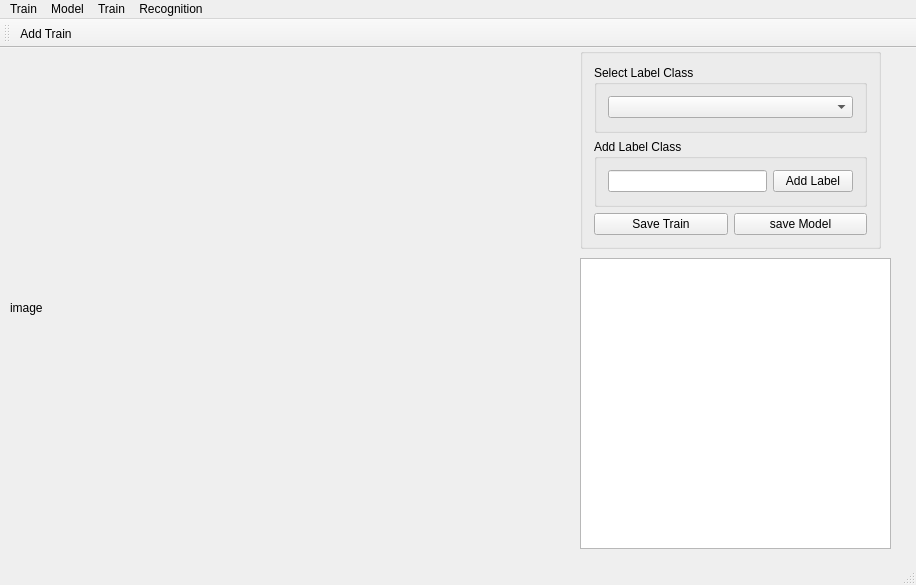
<?xml version="1.0" encoding="UTF-8"?>
<ui version="4.0">
 <class>MainWindow</class>
 <widget class="QMainWindow" name="MainWindow">
  <property name="geometry">
   <rect>
    <x>0</x>
    <y>0</y>
    <width>916</width>
    <height>585</height>
   </rect>
  </property>
  <property name="maximumSize">
   <size>
    <width>16777215</width>
    <height>16777215</height>
   </size>
  </property>
  <property name="windowTitle">
   <string>MainWindow</string>
  </property>
  <widget class="QWidget" name="centralWidget">
   <widget class="QLabel" name="des_img">
    <property name="geometry">
     <rect>
      <x>10</x>
      <y>10</y>
      <width>500</width>
      <height>500</height>
     </rect>
    </property>
    <property name="minimumSize">
     <size>
      <width>500</width>
      <height>500</height>
     </size>
    </property>
    <property name="maximumSize">
     <size>
      <width>500</width>
      <height>500</height>
     </size>
    </property>
    <property name="text">
     <string>image</string>
    </property>
   </widget>
   <widget class="QPlainTextEdit" name="train_text">
    <property name="geometry">
     <rect>
      <x>580</x>
      <y>210</y>
      <width>311</width>
      <height>291</height>
     </rect>
    </property>
   </widget>
   <widget class="QGroupBox" name="groupBox">
    <property name="geometry">
     <rect>
      <x>580</x>
      <y>0</y>
      <width>301</width>
      <height>201</height>
     </rect>
    </property>
    <property name="title">
     <string/>
    </property>
    <layout class="QVBoxLayout" name="verticalLayout_2">
     <item>
      <widget class="QGroupBox" name="groupBox_3">
       <property name="title">
        <string>Select Label Class</string>
       </property>
       <layout class="QVBoxLayout" name="verticalLayout">
        <item>
         <widget class="QComboBox" name="classes_cBox"/>
        </item>
       </layout>
      </widget>
     </item>
     <item>
      <widget class="QGroupBox" name="groupBox_2">
       <property name="title">
        <string>Add Label Class</string>
       </property>
       <layout class="QHBoxLayout" name="horizontalLayout">
        <item>
         <widget class="QLineEdit" name="class_editText"/>
        </item>
        <item>
         <widget class="QPushButton" name="addClass_bt">
          <property name="text">
           <string>Add Label</string>
          </property>
         </widget>
        </item>
       </layout>
      </widget>
     </item>
     <item>
      <layout class="QHBoxLayout" name="horizontalLayout_2">
       <item>
        <widget class="QPushButton" name="saveTrain_bt">
         <property name="text">
          <string>Save Train</string>
         </property>
        </widget>
       </item>
       <item>
        <widget class="QPushButton" name="saveModel_bt">
         <property name="text">
          <string>save Model</string>
         </property>
        </widget>
       </item>
      </layout>
     </item>
    </layout>
   </widget>
  </widget>
  <widget class="QMenuBar" name="menuBar">
   <property name="geometry">
    <rect>
     <x>0</x>
     <y>0</y>
     <width>916</width>
     <height>21</height>
    </rect>
   </property>
   <widget class="QMenu" name="menuTrain">
    <property name="title">
     <string>Train</string>
    </property>
    <addaction name="actionOpen"/>
    <addaction name="actionSave"/>
   </widget>
   <widget class="QMenu" name="menuModel">
    <property name="title">
     <string>Model</string>
    </property>
    <addaction name="actionOpenModel"/>
    <addaction name="actionSaveModel"/>
   </widget>
   <widget class="QMenu" name="menuCam">
    <property name="title">
     <string>Train</string>
    </property>
    <addaction name="actionStartTrain"/>
    <addaction name="actionStopTrain"/>
   </widget>
   <widget class="QMenu" name="menuRecognition">
    <property name="title">
     <string>Recognition</string>
    </property>
    <addaction name="actionStartRecognition"/>
    <addaction name="actionStopRecognition"/>
   </widget>
   <addaction name="menuTrain"/>
   <addaction name="menuModel"/>
   <addaction name="menuCam"/>
   <addaction name="menuRecognition"/>
  </widget>
  <widget class="QToolBar" name="mainToolBar">
   <attribute name="toolBarArea">
    <enum>TopToolBarArea</enum>
   </attribute>
   <attribute name="toolBarBreak">
    <bool>false</bool>
   </attribute>
   <addaction name="addTrain"/>
  </widget>
  <widget class="QStatusBar" name="statusBar"/>
  <action name="actionOpen">
   <property name="text">
    <string>Open</string>
   </property>
  </action>
  <action name="actionSave">
   <property name="text">
    <string>Save</string>
   </property>
  </action>
  <action name="actionOpenModel">
   <property name="text">
    <string>Open Model</string>
   </property>
  </action>
  <action name="actionSaveModel">
   <property name="text">
    <string>Save Model</string>
   </property>
  </action>
  <action name="actionStartTrain">
   <property name="text">
    <string>Start Train</string>
   </property>
   <property name="shortcut">
    <string>Ctrl+T, Ctrl+A</string>
   </property>
  </action>
  <action name="actionStopTrain">
   <property name="enabled">
    <bool>false</bool>
   </property>
   <property name="text">
    <string>Stop Train</string>
   </property>
   <property name="shortcut">
    <string>Ctrl+T, Ctrl+Q</string>
   </property>
  </action>
  <action name="addTrain">
   <property name="icon">
    <iconset resource="images.qrc">
     <normaloff>:/images/addTrain.png</normaloff>:/images/addTrain.png</iconset>
   </property>
   <property name="text">
    <string>Add Train</string>
   </property>
  </action>
  <action name="actionStartRecognition">
   <property name="text">
    <string>Start recognition</string>
   </property>
   <property name="shortcut">
    <string>Ctrl+R, Ctrl+A</string>
   </property>
  </action>
  <action name="actionStopRecognition">
   <property name="enabled">
    <bool>false</bool>
   </property>
   <property name="text">
    <string>Stop recognition</string>
   </property>
   <property name="shortcut">
    <string>Ctrl+R, Ctrl+Q</string>
   </property>
  </action>
 </widget>
 <layoutdefault spacing="6" margin="11"/>
 <resources>
  <include location="images.qrc"/>
 </resources>
 <connections/>
</ui>
